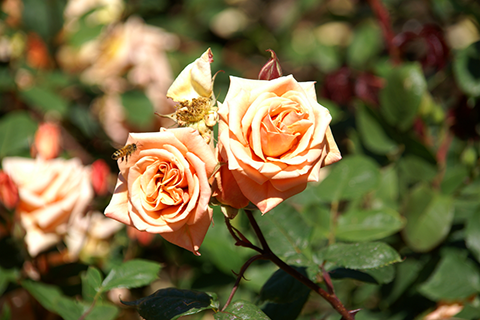
#> input picture data2/rose.bmp, 480 x 320 px
$ python exTranslate.py
#> lines starting #> are read from the running program, lines starting #| are printed output that depends on the picture
import cv2, sys
import numpy as np
import math

def translate(src, x_move=0, y_move=0):

    # 이미지의 이동 변환 => x -> 200, y->100만큼 이동
    # 얼마나 이동하고 싶은지 -> 단위행렬 1,0,0,1 말고 그 옆에 1행은 x축 이동, 2행은 y축 이동
    h, w = src.shape[:2]
    aff = np.array([[1,0,x_move],
                    [0,1,y_move]], dtype=np.float32)
    # 변환후에 출력되는 배열의 크기 (입력되는 src 이미지의 크기를 그대로 출력)
    dst = cv2.warpAffine(src,aff, (h+y_move,w+x_move))
    print(dst.shape)

    return dst


def shear(src, x_shear=0, y_shear=0):
    if x_shear>0 and y_shear == 0:
        aff = np.array([[1, x_shear, 0][0,1,0]], dtype=np.float32)
        h,w = src.shape[:2]
        dst = cv2.warpAffine(src, aff, (w + int(h * x_shear), h))

    elif y_shear > 0 and x_shear  == 0:
        aff = np.array([[1, 0, 0][y_shear,1,0]], dtype=np.float32)
        h,w = src.shape[:2]
        dst = cv2.warpAffine(src, aff, w,  int(w * y_shear))

    return dst

def scale(src, x_scale, y_scale):
    h, w = src.shape[:2]
    aff = np.array([[x_scale,0,0],[0,y_scale,0]], dtype=np.float32)
    dst = cv2.warpAffine(src, aff, (int(w*x_scale), int(h*y_scale)))
    return dst


'''
2x3 어파인 변환 행렬
일반적으로 2D 이미지의 어파인 변환에 사용되는 2x3 행렬은 다음과 같은 구조를 가집니다.
[ a, b, c ]
[ d, e, f ]
Use code with caution.
a, b, d, e: 회전, 크기 조정, 기울이기 등의 변환을 담당합니다.
c, f: 이동(translation)을 담당합니다.
회전만 고려하는 경우
회전만을 위한 어파인 변환 행렬은 다음과 같이 간소화됩니다.
[ cos(θ), sin(θ), 0 ]
[ -sin(θ), cos(θ), 0 ]
Use code with caution.
θ: 회전 각도를 나타냅니다.


cv2.getRotationMatrix2D(center, angle, scale) 함수는 위 과정을 자동으로 처리하여,
지정한 center 좌표를 중심으로 회전하는 어파인 변환 행렬을 생성합니다.
제공해주신 코드에서 별도의 이동 (c, f) 없이 회전만 수행하기 때문에 원점을 중심으로 이미지가 회전하는 것입니다.
원하는 지점을 중심으로 회전시키려면 cv2.getRotationMatrix2D 함수를 사용하거나,
직접 어파인 변환 행렬을 구성할 때 이동 성분을 추가해야 합니다.

rotate 함수는 회전 중심을 이미지의 좌측 상단으로 고정하고 회전하기 때문에, 회전된 이미지의 일부가 잘릴 수 있습니다.
rotate2 함수는 회전 중심을 이미지의 중심으로 설정하여 회전하기 때문에, 이미지 전체가 보존됩니다.
cv2.warpAffine 함수의 dsize 파라미터를 조정하여 출력 이미지의 크기를 변경할 수 있습니다.
예를 들어, (src.shape[1] * 2, src.shape[0] * 2)를 입력하면 가로와 세로 크기가 두 배로 커집니다.


'''


def rotate(src, rad):

    aff = np.array([[np.cos(rad), np.sin(rad), 100],\
                    [-np.sin(rad), np.cos(rad), 200]], dtype=np.float32)
    dst = cv2.warpAffine(src, aff, (1000,1000)) # 이미지 창을 더 넓은 부분까지 보고 싶다면 마지막 튜플값 변경 (0,0) -> (100,100)

    return dst

def rotate2(src, angle):
    h, w = src.shape[:2]
    # 좌표값은 튜플로 저장
    centerPt = (w/2, h/2)

    # getRotationMatrix2D가 알아서 변환행렬(affine matrix)을 만들어줌
    # 센터좌표, 로테이션 앵글, 스케일을 그대로 1
    aff = cv2.getRotationMatrix2D(centerPt, angle, 1)
    dst = cv2.warpAffine(src, aff, (w*2,h*2))

    return dst

src = cv2.imread('data2/rose.bmp')
#> src is the input picture: shape (320, 480, 3); mean B, G, R 63.1, 103.6, 116.2

if src is None:
    sys.exit('Image load failed')


print(src.shape)
#| (320, 480, 3)
# [12 lines of commented-out code are left out]
angle = 20
rad = angle*math.pi/180
dst = rotate(src, rad)
#> in rotate, `dst = cv2.warpAffine(src, aff, (1000,1000))`:
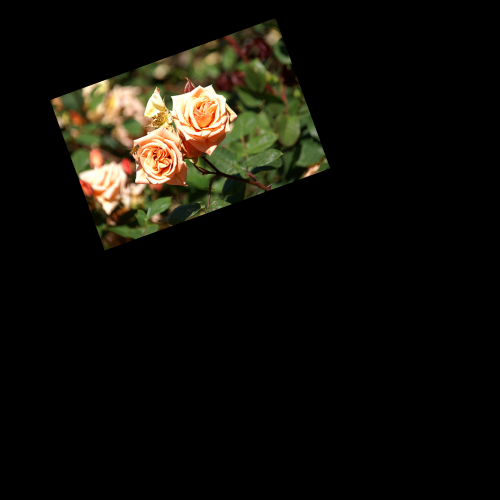
#> dst: shape (1000, 1000, 3) (shown at 1/2 size); mean B, G, R 9.7, 15.9, 17.8
# dst = rotate2(src, angle)


cv2.imshow('src', src)
cv2.imshow('dst', dst)
# cv2.imshow('INTER_CUBIC', dst1)
# cv2.imshow('INTER_NEAREST', dst2)
# cv2.imshow('INTER_LANCZOS4', dst3)

cv2.waitKey()
cv2.destroyAllWindows()

$ run again, with data2/cat.bmp copied over data2/rose.bmp
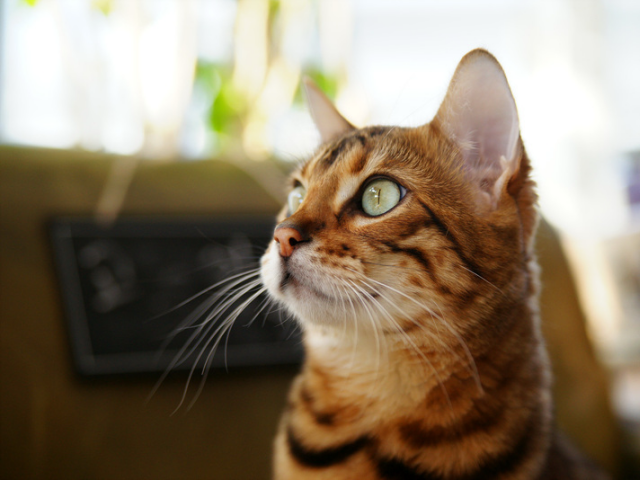
#> input picture data2/cat.bmp, 640 x 480 px
#> src is the input picture: shape (480, 640, 3); mean B, G, R 104.5, 125.6, 140.8
#| (480, 640, 3)
#> in rotate, `dst = cv2.warpAffine(src, aff, (1000,1000))`:
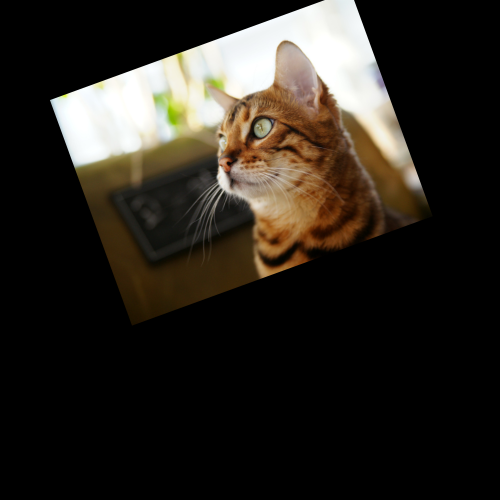
#> dst: shape (1000, 1000, 3) (shown at 1/2 size); mean B, G, R 32, 38.5, 43.1

$ run again, with data2/circuit.bmp copied over data2/rose.bmp
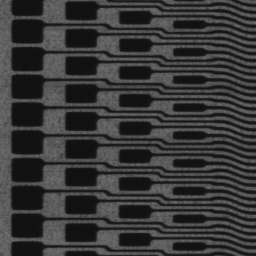
#> input picture data2/circuit.bmp, 256 x 256 px
#> src is the input picture: shape (256, 256, 3); min 13, max 112, mean 55
#| (256, 256, 3)
#> in rotate, `dst = cv2.warpAffine(src, aff, (1000,1000))`:
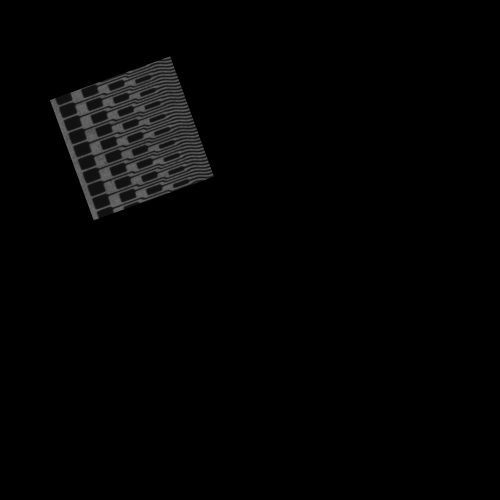
#> dst: shape (1000, 1000, 3) (shown at 1/2 size); min 0, max 111, mean 3.6
